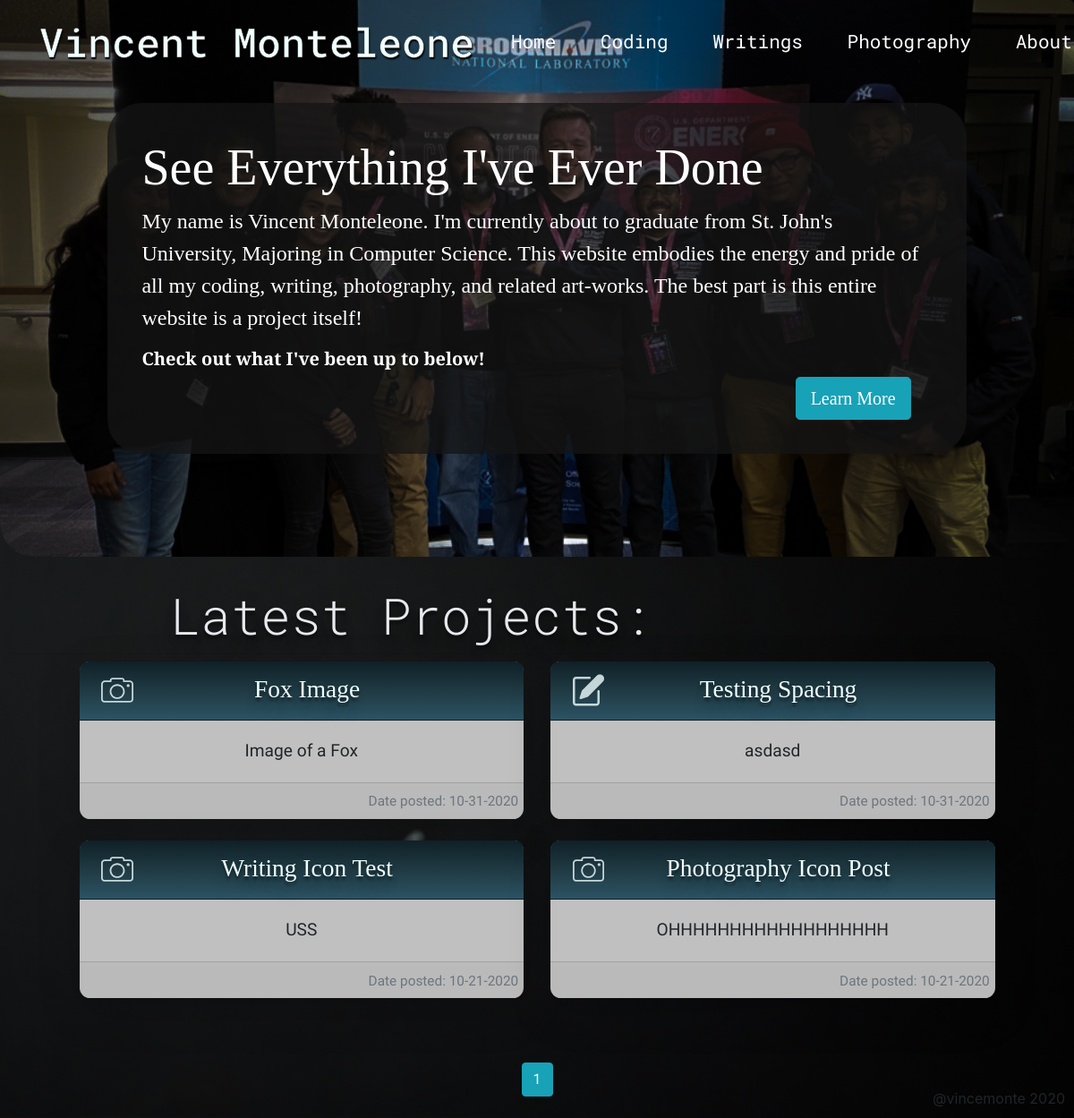
Page /home on the earlier database version.
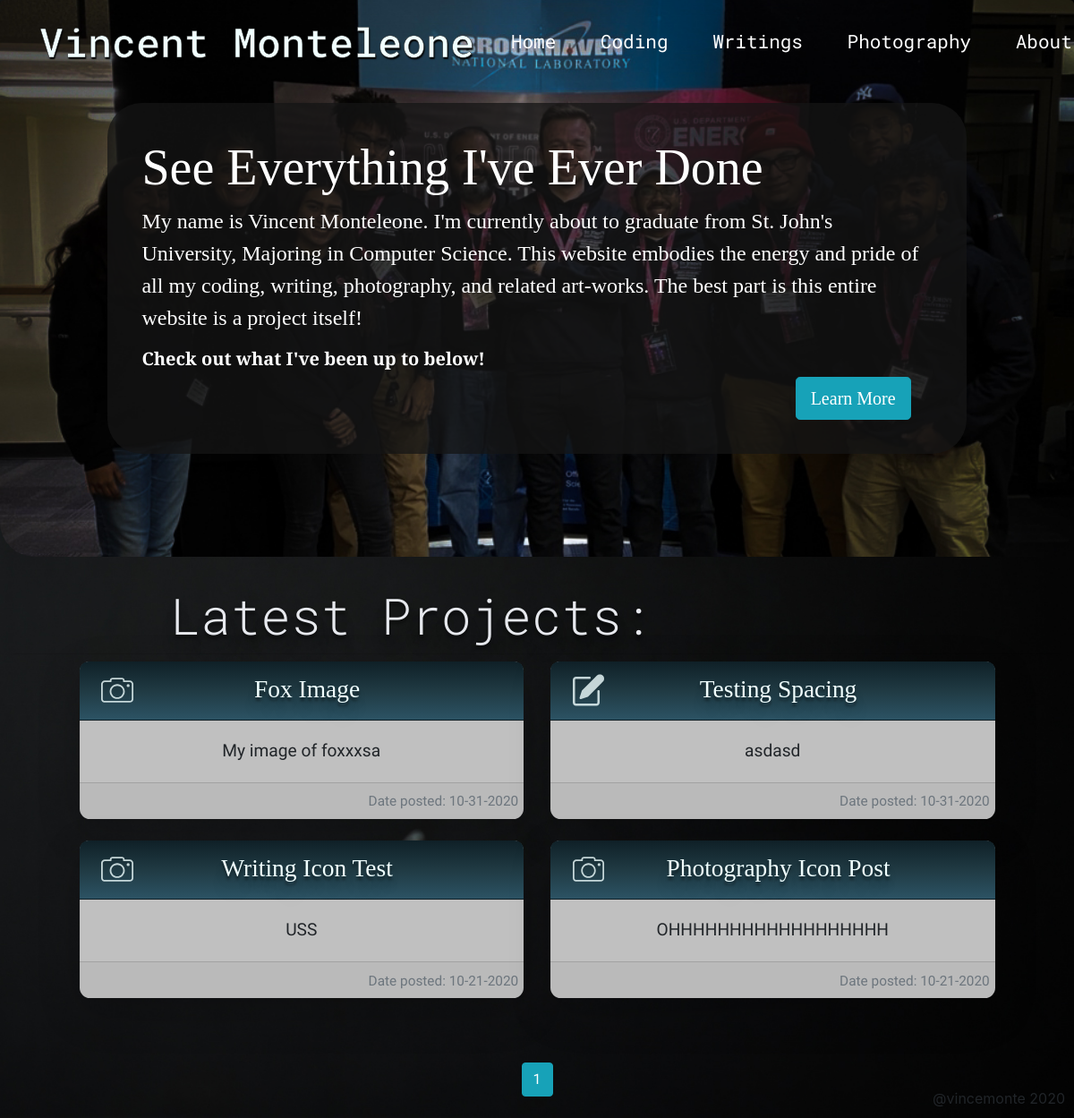
Same page on the later database version.
### personalWebsite/models.py (models this page shows, shortened)
class HomePost(db.Model):
    id = db.Column(db.Integer, primary_key=True)
    project_id = db.Column(db.Integer, db.ForeignKey('project.id'), unique=True)
    type_image = db.Column(db.String(30), nullable=False)
    content = db.Column(db.Text, nullable=False)

class Project(db.Model):
    id = db.Column(db.Integer, primary_key=True)
    title = db.Column(db.String(100), nullable=False)
    type = db.Column(db.String(20), nullable=False)
    content= db.Column(db.Text, nullable=True)
    files = db.Column(db.String(80), nullable=True) #holds the path to the file images
    date_posted = db.Column(db.DateTime, nullable=False, default=datetime.now)
    user_id = db.Column(db.Integer, db.ForeignKey('user.id'), nullable=False)
    home_post = db.relationship('HomePost', backref='project', uselist=False)

### personalWebsite/main/routes.py (the view)
@main.route('/')
@main.route('/home')
def home():
    page = request.args.get('page', 1, type=int)
    posts = HomePost.query.order_by(HomePost.id.desc()).paginate(page=page, per_page=6)
    return render_template('index.html', posts=posts)

### personalWebsite/templates/index.html (shortened to what this page needs)
{% extends "layout.html" %}
{%block content%}
    <div class="jumbotron" id="home-jumbotron">
      <div class="container text-white" id="jumbotron-container">
        <h1 class="display-4">See Everything I've Ever Done</h1>
        <p class="lead">My name is Vincent Monteleone. I'm currently about to graduate from St. John's University, Majoring in Computer Science.
        This website embodies the energy and pride of all my coding, writing, photography, and related art-works. The best part is this entire website is a project itself!
        </p>
        <h5><strong>Check out what I've been up to below!</strong></h5>
        <div class="text-right">
          <a class="btn btn-info btn-lg mr-4" href="{{ url_for('main.about') }}"> Learn More</a>
        </div>
      </div>
    </div>
    <section class="home-articles">
      <div class="container-fluid text-left">
        <h1 class="display-4 text-white-2" style="font-family: 'Roboto Mono', monospace;">Latest Projects:</h1>
        <hr class="my-2">
        <div class="row text-center ">
          {% for post in posts.items %}
          <div class="col-md-6" >
            <div class="card mb-4 shadow-lg border-0">
              <div class="card-header">
                <img  src="{{ url_for('static', filename=post.type_image ) }}" class="project_type_image">
                <a class = "card-title" href="{{ url_for('posts.project', title=post.project.title) }}">{{ post.project.title }}</a>
              </div>
              <div class="card-body">
                <p class= "card-text"> {{ post.content }} </p>
              </div>
              <div class="card-footer text-right">
                <small class="text-muted">Date posted: {{ post.project.date_posted.strftime('%m-%d-%Y') }}</small>
              </div>
            </div>
          </div>
          {% endfor %}
        </div>
      </div>
      </section>
      <div class="container mt-5 text-center">
        {% for page_num in posts.iter_pages(left_edge=1, right_edge=1, left_current=1, right_current=2) %}
          {% if page_num %}
            {% if posts.page == page_num %}
              <a class="btn btn-info mb-4" href="{{ url_for('main.home', page=page_num) }}">{{ page_num }}</a>
            {% else %}
              <a class="btn btn-outline-info mb-4" href="{{ url_for('main.home', page=page_num) }}">{{ page_num }}</a>
            {% endif %}
          {% else %}
            <small>...</small>
          {% endif %}
        {% endfor %}
      </div>
{%endblock content%}

### personalWebsite/templates/layout.html (shortened to what this page needs)
<!DOCTYPE html>
<html lang="en" dir="ltr">
  <head>
    <link rel="stylesheet" type="text/css" href="{{url_for('static', filename='bootstrap-reboot.css')}}">
    <link rel="stylesheet" href="https://stackpath.bootstrapcdn.com/bootstrap/4.1.3/css/bootstrap.min.css">
    <link rel="stylesheet" type="text/css" href="{{ url_for('static', filename='main.css')}}">
    <link rel="stylesheet" type="text/css" href="{{ url_for('static', filename='devices.css')}}">
    <link rel="stylesheet" href="https://cdnjs.cloudflare.com/ajax/libs/font-awesome/4.7.0/css/font-awesome.min.css">
  </head>
  <body>
    <header>
      <nav class="navbar fixed-top navbar-expand-xl navbar-dark" id="navigation-bar">
        <span class="navbar-brand" id="navbar-brand">Vincent Monteleone</span>
        <div class="collapse navbar-collapse" id="collapsing-navbar">
          <ul class="navbar-nav ml-auto" id="nav-list-container">
            <li class="nav-item">
              <a class="nav-link" href="{{url_for('main.home')}}">Home <span class="sr-only">(current)</span></a>
            </li>
            <li class="nav-item">
              <a class="nav-link" href="{{url_for('posts.coding')}}">Coding</a>
            </li>
            <li class="nav-item">
              <a class="nav-link" href="{{url_for('posts.writings')}}">Writings</a>
            </li>
            <li class="nav-item">
              <a class="nav-link" href="{{url_for('posts.photography')}}">Photography</a>
            </li>
            <li class="nav-item">
              <a class="nav-link" href="{{url_for('main.about')}}">About</a>
            </li>
          </ul>
        </div>
      </nav>
    </header>
    <main role="main">
        {% block content %}{% endblock %}
    </main>
    <footer>@vincemonte 2020</footer>
  </body>
</html>

### personalWebsite/static/main.css (style rules this page uses)
body { margin: 0; background-position: top; background-size: cover; width: 100%; background-image: url(images/GrayWallBackground.jpg); transition: 4s ease; }
main { font-family: 'Work Sans', sans-serif; }
img { max-width: 100%; }
.navbar { font-family: 'Roboto Mono', monospace; position: fixed; width: 100%; padding: .5em; transition: 1s ease-in; }
.navbar-brand { font-size: 1.8em; font-weight: 500; padding-left: .8em; color: #F0FFFF !important; -webkit-text-stroke: .5px #282828; text-shadow: 1px 1.5px 1.5px black; transition: 1.65s ease; }
.navbar li { padding: .1em .8em; }
.navbar ul { transition: 1.01s ease; font-size: 21px; }
.nav-link { color: white !important; transition-delay: font-weight .3s; transition: width .3s ease-out, font-size .3s ease-out, font-weight step-start; }
.jumbotron { background-image: url(images/cyberforce.jpg); background-position: 50% 25%; background-repeat: no-repeat; background-size: cover; border-bottom-left-radius: 2em; border-bottom-right-radius: 2em; font-family: 'Crimson Text', serif; padding: 7em 5em; }
.jumbotron .container { background-color: rgba(20, 20, 21, 0.75); padding: 1.6em; border-radius: 2em; max-width: 60%; margin-left: 10%; margin-right: auto; }
.home-articles h1 { margin-left: 15%; font-family: 'Roboto Mono', monospace; }
.home-articles .row { display: flex; max-width: 80%; margin-right:10%; margin-left: auto; align-items: center; justify-content: space-between; }
.row .card { border-style: none; background: #C0C0C0; border-radius: .6em; }
.row .card-header { background: #0f2027; background: -webkit-linear-gradient(to bottom, #0f2027, #203a43, #2c5364); background: linear-gradient(to bottom, #0f2027, #203a43, #2c5364); border-top-right-radius: .5em; border-top-left-radius: .5em; }
.card-title { text-decoration: none; color: #F0FFFF; font-size: 1.43em; font-weight: 500; text-align: left; font-family: 'Crimson Text', serif; text-shadow: 0px 4px 3px rgba(0,0,0,0.4), 0px 8px 13px rgba(0,0,0,0.1), 0px 18px 23px rgba(0,0,0,0.1); }
.card-footer { padding: .3em; }
.project_type_image { display: block; float: left; padding-left: .25em; width: 40px; height: 40px; opacity: 0.8; }
.text-white-2 { color: #E7E9EE; text-shadow: 0px 4px 3px rgba(0,0,0,0.4), 0px 8px 13px rgba(0,0,0,0.1), 0px 18px 23px rgba(0,0,0,0.1); }
footer { position:fixed; float: right; bottom: 10px; right:10px; }

### personalWebsite/static/devices.css (style rules this page uses)
@media only screen
  and (min-device-width: 768px)
  and (max-device-width: 1024px) { main { font-size: 1.2em; } }
@media only screen
  and (min-device-width: 768px)
  and (max-device-width: 1024px) { .lead { font-size: 24px; } }
@media only screen
  and (min-device-width: 768px)
  and (max-device-width: 1024px) { .navbar-brand { font-size: 45px; } }
@media only screen
  and (min-device-width: 768px)
  and (max-device-width: 1024px) { .jumbotron { padding: 6em 0em; } }
@media only screen
  and (min-device-width: 768px)
  and (max-device-width: 1024px) { .home-articles .card-title { padding-right: 1em; padding-top: 1em; } }
@media only screen
  and (min-device-width: 768px)
  and (max-device-width: 1024px) { .jumbotron .container { padding: 2em; max-width: 80%; margin-left: 10%; margin-right: auto; } }
@media only screen
  and (min-device-width: 768px)
  and (max-device-width: 1024px) { .home-articles .row { max-width: 90%; margin-left: 5%; margin-right: auto; } }

Differences in the rows shown:
changed HomePost "Fox Image": content "Image of a Fox" → "My image of foxxxsa"
